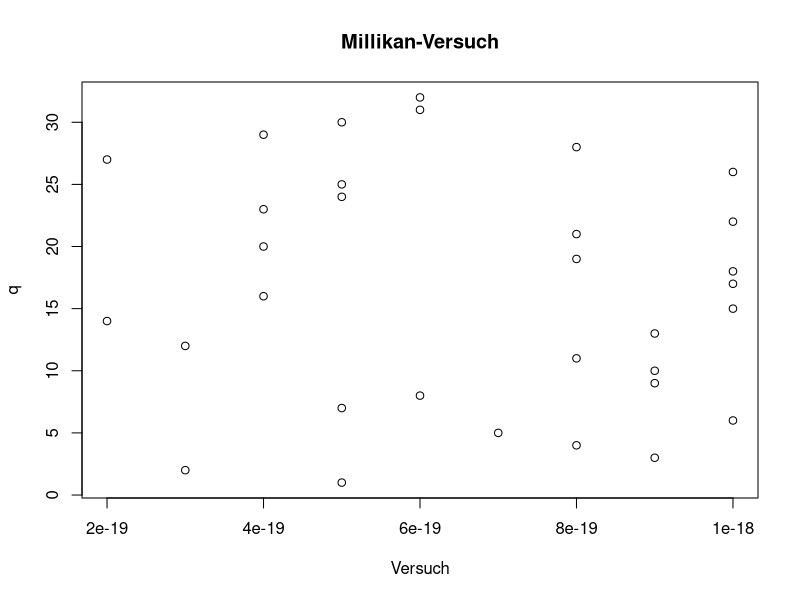

R code for this plot:
data=read.csv('data_new.csv')

plot(x = data$y,y = data$x,
     xlab = "Versuch",
     ylab = "q",
     main = "Millikan-Versuch"
)